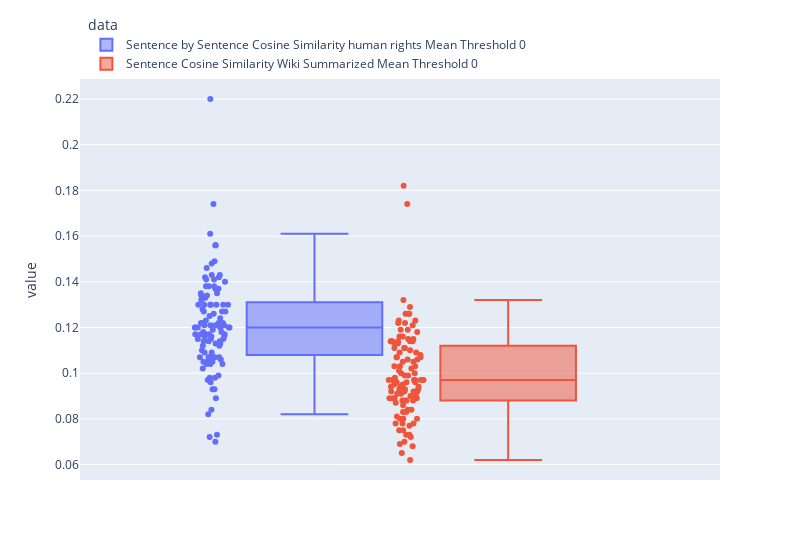

The notebook cell this image was saved under:
### Code cell
result_prep = result_prep1[["Sentence by Sentence Cosine Similarity human rights Mean Threshold 0", "Sentence Cosine Similarity Wiki Summarized Mean Threshold 0"]]
result_prep_melt = result_prep.melt(var_name="data")
fig = px.box(result_prep_melt, y="value", points="all", color = "data", width=800)
fig.update_layout(legend=dict(
    yanchor="bottom",
    y=1,
    xanchor="left",
    x=0.01
))
fig.show()

### Figure 1 — Plotly figure (JSON) as saved in the notebook; plotly's stock layout.template omitted (floating-point values rounded to 4 significant figures)
{"data": [{"alignmentgroup": "True", "boxpoints": "all", "hovertemplate": "data=Sentence by Sentence Cosine Similarity human rights Mean Threshold 0<br>value=%{y}<extra></extra>", "legendgroup": "Sentence by Sentence Cosine Similarity human rights Mean Threshold 0", "marker": {"color": "#636efa"}, "name": "Sentence by Sentence Cosine Similarity human rights Mean Threshold 0", "notched": false, "offsetgroup": "Sentence by Sentence Cosine Similarity human rights Mean Threshold 0", "orientation": "v", "showlegend": true, "type": "box", "x0": " ", "xaxis": "x", "y": [0.099, 0.098, 0.117, 0.112, 0.142, 0.119, 0.117, 0.14, 0.146, 0.11, 0.114, 0.113, 0.107, 0.127, 0.12, 0.107, 0.118, 0.109, 0.109, 0.107, 0.138, 0.122, 0.117, 0.135, 0.13, 0.137, 0.121, 0.116, 0.104, 0.149, 0.093, 0.07, 0.135, 0.084, 0.096, 0.22, 0.104, 0.122, 0.093, 0.105, 0.117, 0.148, 0.174, 0.156, 0.089, 0.097, 0.073, 0.133, 0.143, 0.127, 0.114, 0.12, 0.13, 0.13, 0.123, 0.13, 0.122, 0.121, 0.121, 0.12, 0.134, 0.118, 0.104, 0.12, 0.115, 0.122, 0.121, 0.126, 0.106, 0.116, 0.13, 0.132, 0.107, 0.105, 0.13, 0.133, 0.12, 0.141, 0.115, 0.128, 0.142, 0.082, 0.105, 0.124, 0.156, 0.137, 0.115, 0.138, 0.141, 0.127, 0.117, 0.107, 0.13, 0.114, 0.143, 0.125, 0.12, 0.072, 0.098, 0.107, 0.134, 0.161, 0.12, 0.116, 0.113, 0.112, 0.138, 0.102], "y0": " ", "yaxis": "y"}, {"alignmentgroup": "True", "boxpoints": "all", "hovertemplate": "data=Sentence Cosine Similarity Wiki Summarized Mean Threshold 0<br>value=%{y}<extra></extra>", "legendgroup": "Sentence Cosine Similarity Wiki Summarized Mean Threshold 0", "marker": {"color": "#EF553B"}, "name": "Sentence Cosine Similarity Wiki Summarized Mean Threshold 0", "notched": false, "offsetgroup": "Sentence Cosine Similarity Wiki Summarized Mean Threshold 0", "orientation": "v", "showlegend": true, "type": "box", "x0": " ", "xaxis": "x", "y": [0.09, 0.099, 0.101, 0.088, 0.098, 0.119, 0.092, 0.106, 0.129, 0.099, 0.118, 0.08, 0.089, 0.088, 0.081, 0.091, 0.089, 0.083, 0.122, 0.086, 0.114, 0.097, 0.107, 0.105, 0.114, 0.092, 0.11, 0.083, 0.111, 0.114, 0.072, 0.075, 0.096, 0.097, 0.078, 0.174, 0.093, 0.116, 0.103, 0.069, 0.097, 0.122, 0.182, 0.126, 0.084, 0.102, 0.073, 0.114, 0.094, 0.1, 0.09, 0.07, 0.109, 0.126, 0.08, 0.113, 0.095, 0.075, 0.078, 0.103, 0.132, 0.111, 0.095, 0.113, 0.089, 0.115, 0.094, 0.1, 0.109, 0.114, 0.116, 0.105, 0.094, 0.093, 0.093, 0.123, 0.089, 0.088, 0.106, 0.111, 0.062, 0.068, 0.091, 0.126, 0.097, 0.092, 0.092, 0.096, 0.103, 0.084, 0.119, 0.065, 0.121, 0.123, 0.115, 0.114, 0.08, 0.107, 0.077, 0.097, 0.108, 0.096, 0.107, 0.097, 0.088, 0.078, 0.087, 0.073], "y0": " ", "yaxis": "y"}], "layout": {"boxmode": "group", "legend": {"title": {"text": "data"}, "tracegroupgap": 0, "x": 0.01, "xanchor": "left", "y": 1, "yanchor": "bottom"}, "margin": {"t": 60}, "width": 800, "xaxis": {"anchor": "y", "domain": [0, 1]}, "yaxis": {"anchor": "x", "domain": [0, 1], "title": {"text": "value"}}}}
